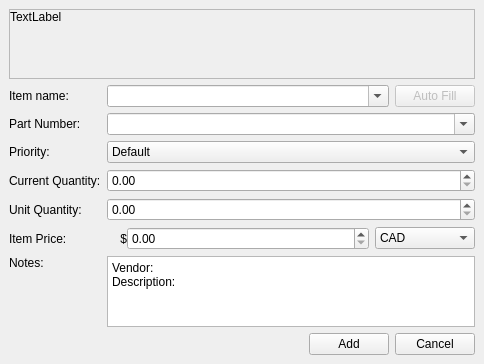
<?xml version="1.0" encoding="UTF-8"?>
<ui version="4.0">
 <class>Form</class>
 <widget class="QDialog" name="Form">
  <property name="geometry">
   <rect>
    <x>0</x>
    <y>0</y>
    <width>484</width>
    <height>364</height>
   </rect>
  </property>
  <property name="windowTitle">
   <string>Form</string>
  </property>
  <layout class="QHBoxLayout" name="horizontalLayout">
   <property name="spacing">
    <number>0</number>
   </property>
   <property name="leftMargin">
    <number>0</number>
   </property>
   <property name="topMargin">
    <number>0</number>
   </property>
   <property name="rightMargin">
    <number>0</number>
   </property>
   <property name="bottomMargin">
    <number>0</number>
   </property>
   <item>
    <widget class="QWidget" name="widget" native="true">
     <property name="contextMenuPolicy">
      <enum>Qt::ActionsContextMenu</enum>
     </property>
     <property name="autoFillBackground">
      <bool>false</bool>
     </property>
     <property name="styleSheet">
      <string notr="true"/>
     </property>
     <layout class="QVBoxLayout" name="verticalLayout_3" stretch="0">
      <property name="leftMargin">
       <number>0</number>
      </property>
      <property name="topMargin">
       <number>0</number>
      </property>
      <property name="rightMargin">
       <number>0</number>
      </property>
      <property name="bottomMargin">
       <number>0</number>
      </property>
      <item>
       <layout class="QVBoxLayout" name="verticalLayout">
        <property name="leftMargin">
         <number>9</number>
        </property>
        <property name="topMargin">
         <number>9</number>
        </property>
        <property name="rightMargin">
         <number>9</number>
        </property>
        <property name="bottomMargin">
         <number>9</number>
        </property>
        <item>
         <layout class="QHBoxLayout" name="horizontalLayout_4" stretch="0">
          <item>
           <widget class="QScrollArea" name="scrollArea">
            <property name="widgetResizable">
             <bool>true</bool>
            </property>
            <widget class="QWidget" name="scrollAreaWidgetContents">
             <property name="geometry">
              <rect>
               <x>0</x>
               <y>0</y>
               <width>462</width>
               <height>69</height>
              </rect>
             </property>
             <layout class="QVBoxLayout" name="verticalLayout_4">
              <property name="spacing">
               <number>0</number>
              </property>
              <property name="leftMargin">
               <number>0</number>
              </property>
              <property name="topMargin">
               <number>0</number>
              </property>
              <property name="rightMargin">
               <number>0</number>
              </property>
              <property name="bottomMargin">
               <number>0</number>
              </property>
              <item>
               <widget class="QLabel" name="lblMessage">
                <property name="sizePolicy">
                 <sizepolicy hsizetype="Preferred" vsizetype="Minimum">
                  <horstretch>0</horstretch>
                  <verstretch>0</verstretch>
                 </sizepolicy>
                </property>
                <property name="text">
                 <string>TextLabel</string>
                </property>
                <property name="alignment">
                 <set>Qt::AlignLeading|Qt::AlignLeft|Qt::AlignTop</set>
                </property>
                <property name="wordWrap">
                 <bool>true</bool>
                </property>
               </widget>
              </item>
             </layout>
            </widget>
           </widget>
          </item>
         </layout>
        </item>
        <item>
         <layout class="QGridLayout" name="gridLayout">
          <item row="0" column="0">
           <widget class="QLabel" name="label">
            <property name="text">
             <string>Item name:</string>
            </property>
            <property name="alignment">
             <set>Qt::AlignLeading|Qt::AlignLeft|Qt::AlignVCenter</set>
            </property>
            <property name="buddy">
             <cstring>lineEdit_name</cstring>
            </property>
           </widget>
          </item>
          <item row="2" column="0">
           <widget class="QLabel" name="label_2">
            <property name="text">
             <string>Priority:</string>
            </property>
            <property name="alignment">
             <set>Qt::AlignLeading|Qt::AlignLeft|Qt::AlignVCenter</set>
            </property>
            <property name="buddy">
             <cstring>comboBox_priority</cstring>
            </property>
           </widget>
          </item>
          <item row="5" column="3">
           <layout class="QHBoxLayout" name="horizontalLayout_3" stretch="0,0,0,0">
            <property name="spacing">
             <number>0</number>
            </property>
            <item>
             <widget class="QLabel" name="label_9">
              <property name="maximumSize">
               <size>
                <width>20</width>
                <height>16777215</height>
               </size>
              </property>
              <property name="font">
               <font>
                <pointsize>9</pointsize>
               </font>
              </property>
              <property name="text">
               <string>$</string>
              </property>
              <property name="alignment">
               <set>Qt::AlignRight|Qt::AlignTrailing|Qt::AlignVCenter</set>
              </property>
             </widget>
            </item>
            <item>
             <widget class="QDoubleSpinBox" name="doubleSpinBox_price">
              <property name="specialValueText">
               <string/>
              </property>
              <property name="accelerated">
               <bool>true</bool>
              </property>
              <property name="showGroupSeparator" stdset="0">
               <bool>false</bool>
              </property>
              <property name="prefix">
               <string/>
              </property>
              <property name="suffix">
               <string/>
              </property>
              <property name="maximum">
               <double>999999999.000000000000000</double>
              </property>
             </widget>
            </item>
            <item>
             <spacer name="horizontalSpacer">
              <property name="orientation">
               <enum>Qt::Horizontal</enum>
              </property>
              <property name="sizeType">
               <enum>QSizePolicy::Fixed</enum>
              </property>
              <property name="sizeHint" stdset="0">
               <size>
                <width>6</width>
                <height>20</height>
               </size>
              </property>
             </spacer>
            </item>
            <item>
             <widget class="QComboBox" name="comboBox_exchange_price">
              <property name="sizePolicy">
               <sizepolicy hsizetype="Fixed" vsizetype="Fixed">
                <horstretch>0</horstretch>
                <verstretch>0</verstretch>
               </sizepolicy>
              </property>
              <property name="minimumSize">
               <size>
                <width>100</width>
                <height>0</height>
               </size>
              </property>
              <property name="maximumSize">
               <size>
                <width>16777215</width>
                <height>16777215</height>
               </size>
              </property>
              <property name="currentText">
               <string>CAD</string>
              </property>
              <item>
               <property name="text">
                <string>CAD</string>
               </property>
              </item>
              <item>
               <property name="text">
                <string>USD</string>
               </property>
              </item>
             </widget>
            </item>
           </layout>
          </item>
          <item row="1" column="0">
           <widget class="QLabel" name="label_6">
            <property name="text">
             <string>Part Number:</string>
            </property>
            <property name="buddy">
             <cstring>lineEdit_part_number</cstring>
            </property>
           </widget>
          </item>
          <item row="4" column="0">
           <widget class="QLabel" name="label_3">
            <property name="text">
             <string>Unit Quantity:</string>
            </property>
            <property name="alignment">
             <set>Qt::AlignLeading|Qt::AlignLeft|Qt::AlignVCenter</set>
            </property>
            <property name="buddy">
             <cstring>doubleSpinBox_unit_quantity</cstring>
            </property>
           </widget>
          </item>
          <item row="2" column="3">
           <widget class="QComboBox" name="comboBox_priority">
            <property name="editable">
             <bool>false</bool>
            </property>
            <item>
             <property name="text">
              <string>Default</string>
             </property>
            </item>
            <item>
             <property name="text">
              <string>Low</string>
             </property>
            </item>
            <item>
             <property name="text">
              <string>Medium</string>
             </property>
            </item>
            <item>
             <property name="text">
              <string>High</string>
             </property>
            </item>
           </widget>
          </item>
          <item row="0" column="3">
           <layout class="QHBoxLayout" name="horizontalLayout_5" stretch="1,0">
            <item>
             <widget class="QComboBox" name="lineEdit_name">
              <property name="editable">
               <bool>true</bool>
              </property>
             </widget>
            </item>
            <item>
             <widget class="QPushButton" name="pushButton_autofill">
              <property name="enabled">
               <bool>false</bool>
              </property>
              <property name="text">
               <string>Auto Fill</string>
              </property>
             </widget>
            </item>
           </layout>
          </item>
          <item row="4" column="3">
           <widget class="QDoubleSpinBox" name="doubleSpinBox_unit_quantity">
            <property name="accelerated">
             <bool>true</bool>
            </property>
            <property name="maximum">
             <double>999999999.990000009536743</double>
            </property>
           </widget>
          </item>
          <item row="3" column="3">
           <widget class="QDoubleSpinBox" name="spinBox_current_quantity">
            <property name="maximum">
             <double>999999999.000000000000000</double>
            </property>
           </widget>
          </item>
          <item row="6" column="3">
           <widget class="QPlainTextEdit" name="plainTextEdit_notes">
            <property name="tabChangesFocus">
             <bool>true</bool>
            </property>
            <property name="documentTitle">
             <string/>
            </property>
            <property name="plainText">
             <string>Vendor: 
Description: </string>
            </property>
            <property name="backgroundVisible">
             <bool>false</bool>
            </property>
            <property name="centerOnScroll">
             <bool>false</bool>
            </property>
            <property name="placeholderText">
             <string>Notes...</string>
            </property>
           </widget>
          </item>
          <item row="6" column="0">
           <widget class="QLabel" name="label_4">
            <property name="text">
             <string>Notes:</string>
            </property>
            <property name="alignment">
             <set>Qt::AlignLeading|Qt::AlignLeft|Qt::AlignTop</set>
            </property>
            <property name="buddy">
             <cstring>plainTextEdit_notes</cstring>
            </property>
           </widget>
          </item>
          <item row="5" column="0">
           <widget class="QLabel" name="label_5">
            <property name="text">
             <string>Item Price:</string>
            </property>
            <property name="alignment">
             <set>Qt::AlignLeading|Qt::AlignLeft|Qt::AlignVCenter</set>
            </property>
            <property name="buddy">
             <cstring>doubleSpinBox_price</cstring>
            </property>
           </widget>
          </item>
          <item row="1" column="3">
           <widget class="QComboBox" name="lineEdit_part_number">
            <property name="editable">
             <bool>true</bool>
            </property>
           </widget>
          </item>
          <item row="3" column="0">
           <widget class="QLabel" name="label_7">
            <property name="text">
             <string>Current Quantity:</string>
            </property>
            <property name="buddy">
             <cstring>spinBox_current_quantity</cstring>
            </property>
           </widget>
          </item>
         </layout>
        </item>
        <item>
         <layout class="QHBoxLayout" name="buttonsLayout">
          <item>
           <spacer name="horizontalSpacer_2">
            <property name="orientation">
             <enum>Qt::Horizontal</enum>
            </property>
            <property name="sizeHint" stdset="0">
             <size>
              <width>40</width>
              <height>20</height>
             </size>
            </property>
           </spacer>
          </item>
          <item>
           <widget class="QPushButton" name="pushButton_add">
            <property name="maximumSize">
             <size>
              <width>16777215</width>
              <height>16777215</height>
             </size>
            </property>
            <property name="text">
             <string>Add</string>
            </property>
           </widget>
          </item>
          <item>
           <widget class="QPushButton" name="pushButton_cancel">
            <property name="maximumSize">
             <size>
              <width>16777215</width>
              <height>16777215</height>
             </size>
            </property>
            <property name="text">
             <string>Cancel</string>
            </property>
           </widget>
          </item>
         </layout>
        </item>
       </layout>
      </item>
     </layout>
    </widget>
   </item>
  </layout>
 </widget>
 <tabstops>
  <tabstop>lineEdit_name</tabstop>
  <tabstop>pushButton_autofill</tabstop>
  <tabstop>lineEdit_part_number</tabstop>
  <tabstop>comboBox_priority</tabstop>
  <tabstop>spinBox_current_quantity</tabstop>
  <tabstop>doubleSpinBox_unit_quantity</tabstop>
  <tabstop>doubleSpinBox_price</tabstop>
  <tabstop>comboBox_exchange_price</tabstop>
  <tabstop>plainTextEdit_notes</tabstop>
  <tabstop>scrollArea</tabstop>
 </tabstops>
 <resources/>
 <connections/>
</ui>
